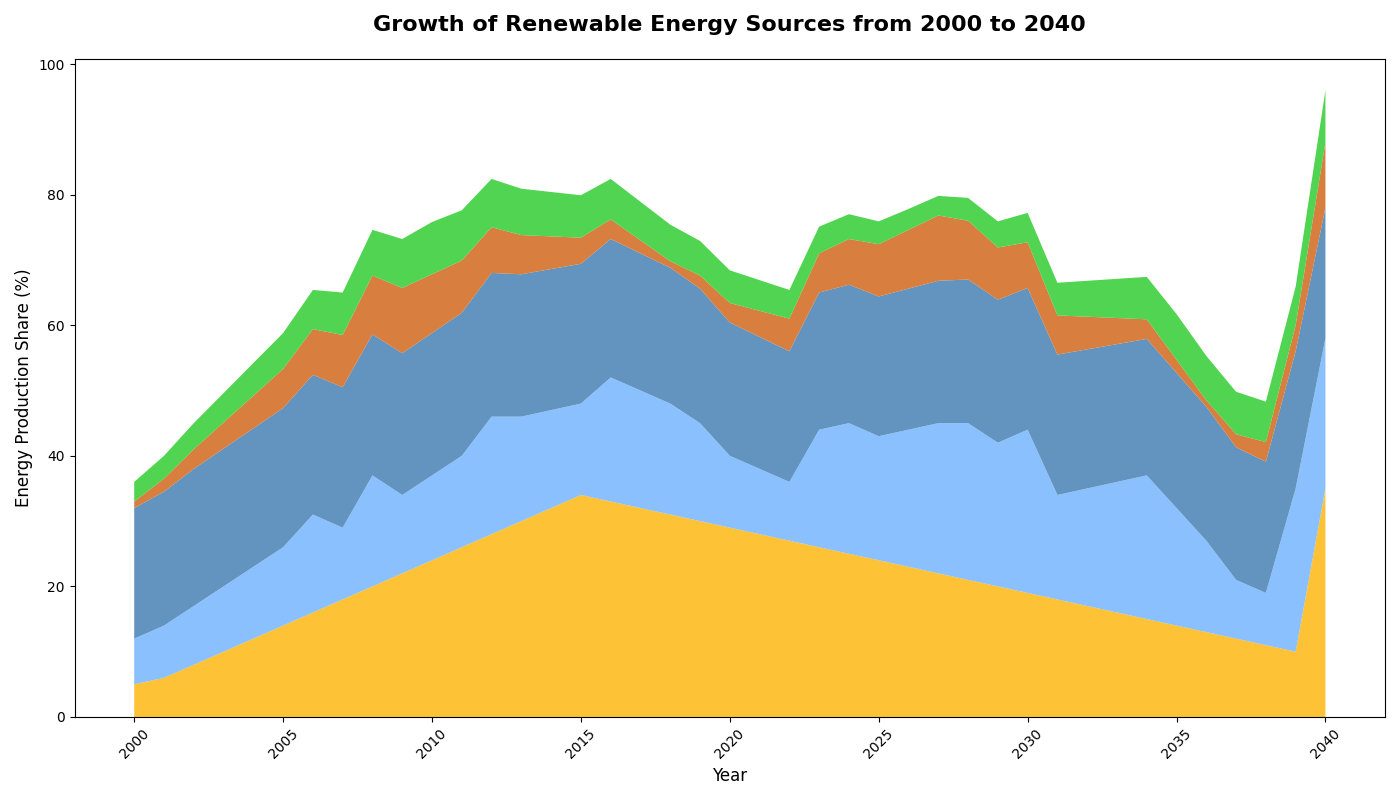

The script that drew this image:
import matplotlib.pyplot as plt
import numpy as np

years = np.arange(2000, 2041)

# Hypothetical data for different renewable energy sources over the years
# Randomly altered the content within certain data groups
solar_power = np.array([5, 6, 8, 10, 12, 14, 16, 18, 20, 22, 24, 26, 28, 30, 32, 34, 33, 32, 31, 30, 29, 28, 27, 26, 25, 24, 23, 22, 21, 20, 19, 18, 17, 16, 15, 14, 13, 12, 11, 10, 35])
wind_power = np.array([7, 8, 9, 10, 11, 12, 15, 11, 17, 12, 13, 14, 18, 16, 15, 14, 19, 18, 17, 15, 11, 10, 9, 18, 20, 19, 21, 23, 24, 22, 25, 16, 18, 20, 22, 18, 14, 9, 8, 25, 23])
hydropower = np.array([20, 20.5, 21, 21.1, 21.2, 21.3, 21.4, 21.5, 21.6, 21.7, 21.8, 21.9, 22, 21.8, 21.6, 21.4, 21.2, 21, 20.8, 20.6, 20.4, 20.2, 20, 21, 21.2, 21.4, 21.6, 21.8, 22, 21.9, 21.7, 21.5, 21.3, 21.1, 20.9, 20.7, 20.5, 20.3, 20.1, 21, 20])
geothermal_power = np.array([1, 2, 3, 4, 5, 6, 7, 8, 9, 10, 9, 8, 7, 6, 5, 4, 3, 2, 1, 2, 3, 4, 5, 6, 7, 8, 9, 10, 9, 8, 7, 6, 5, 4, 3, 2, 1, 2, 3, 4, 10])
biomass_power = np.array([3, 3.5, 4, 4.5, 5, 5.5, 6, 6.5, 7, 7.5, 8, 7.7, 7.4, 7.1, 6.8, 6.5, 6.2, 5.9, 5.6, 5.3, 5, 4.7, 4.4, 4.1, 3.8, 3.5, 3.2, 3, 3.5, 4, 4.5, 5, 5.5, 6, 6.5, 7, 6.8, 6.5, 6.2, 5.9, 8])

renewable_sources = np.array([solar_power, wind_power, hydropower, geothermal_power, biomass_power])

fig, ax = plt.subplots(figsize=(14, 8))
ax.stackplot(years, renewable_sources, colors=['#FDB813', '#77B5FE', '#4682B4', '#D2691E', '#32CD32'], alpha=0.85)

ax.set_title("Growth of Renewable Energy Sources from 2000 to 2040", fontsize=16, fontweight='bold', pad=20)
ax.set_xlabel('Year', fontsize=12)
ax.set_ylabel('Energy Production Share (%)', fontsize=12, color='black')

plt.xticks(rotation=45)
plt.tight_layout()
plt.show()
